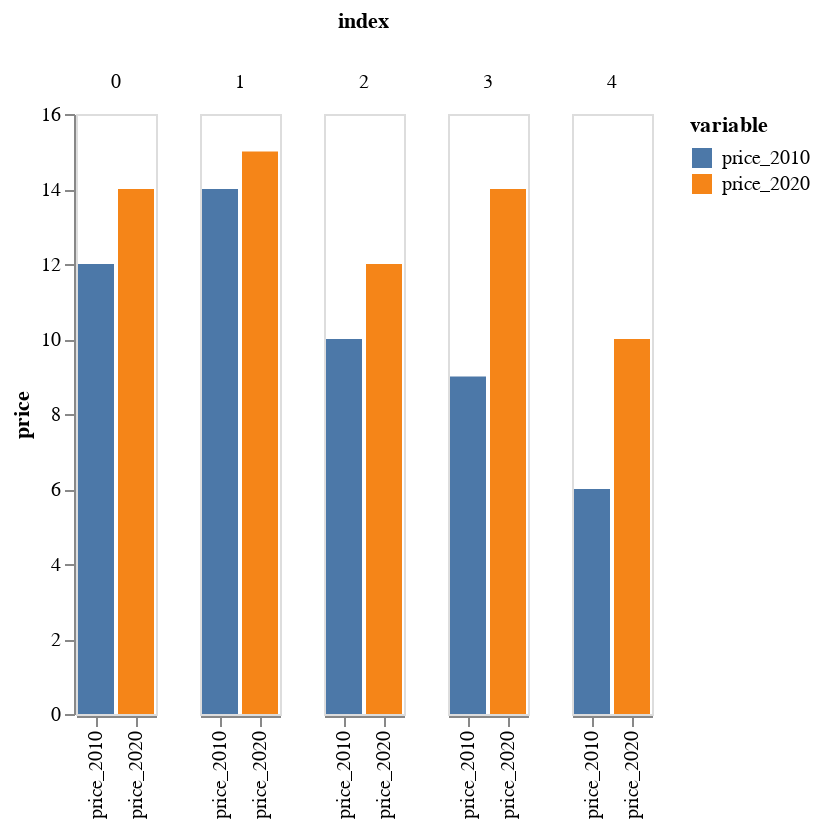

The cell this chart's notebook holds for it:
### Code cell
import altair as alt
import pandas as pd

df = pd.DataFrame({
    'index': range(5),
    'price_2010': [12, 14, 10, 9, 6],
    'price_2020': [14, 15, 12, 14, 10]
})

alt.Chart(df.melt('index')).mark_bar().encode(
    alt.X('variable:N', axis=alt.Axis(title='')),
    alt.Y('value:Q', axis=alt.Axis(title='price', grid=False)),
    color=alt.Color('variable:N'),
    column='index:O'
)
#.configure_view(
#    stroke='transparent'
#)

### Figure 1 — Vega-Lite specification as saved in the notebook (floating-point values rounded to 4 significant figures)
{"config": {"view": {"continuousWidth": 400, "continuousHeight": 300}}, "data": {"name": "data-b67bbede9012fd08b17425dabf0f607b"}, "mark": "bar", "encoding": {"color": {"field": "variable", "type": "nominal"}, "column": {"field": "index", "type": "ordinal"}, "x": {"axis": {"title": ""}, "field": "variable", "type": "nominal"}, "y": {"axis": {"grid": false, "title": "price"}, "field": "value", "type": "quantitative"}}, "$schema": "https://vega.github.io/schema/vega-lite/v4.17.0.json", "datasets": {"data-b67bbede9012fd08b17425dabf0f607b": [{"index": 0, "variable": "price_2010", "value": 12}, {"index": 1, "variable": "price_2010", "value": 14}, {"index": 2, "variable": "price_2010", "value": 10}, {"index": 3, "variable": "price_2010", "value": 9}, {"index": 4, "variable": "price_2010", "value": 6}, {"index": 0, "variable": "price_2020", "value": 14}, {"index": 1, "variable": "price_2020", "value": 15}, {"index": 2, "variable": "price_2020", "value": 12}, {"index": 3, "variable": "price_2020", "value": 14}, {"index": 4, "variable": "price_2020", "value": 10}]}}
